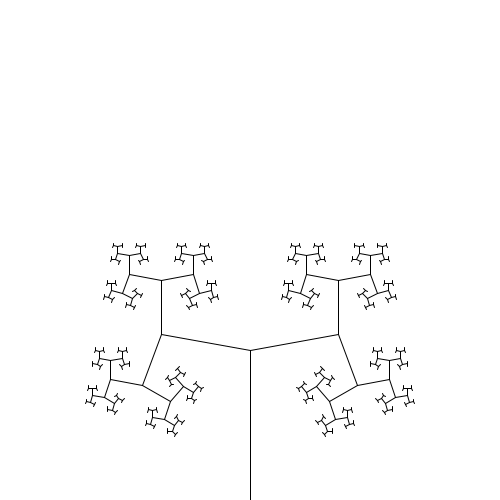
Frame 1 (no input)
Frame 60 (the mouse pressed at the canvas centre just before this capture): blank canvas, image omitted
Frame 120 (the mouse held since frame 60 and released just before this capture): blank canvas, image omitted

The Processing sketch that drew this single still picture (run headless with seeded random() and noise(); from frame 60 on, the mouse is pressed at the canvas centre):

// Processing sketch: Branching
// ── Branching.pde

float angle = 80;

void setup() {
  size(500, 500);
}

void draw() {
  background(255);

  translate(250, 500);
  branch(150);
  
  angle = map(mouseX, 0, width, -360, 360);
}

void branch(float len) {
  // Tronco
  line(0, 0, 0, -len);

  translate(0, -len);

  // Nueva longitud
  float newLen = len * 0.6;
  if (newLen < 2) {
    return;
  } 
  else {
    // Rama izquierda
    pushMatrix();
    rotate(radians(angle));
    branch(newLen);
    popMatrix();

    // Rama derecha
    pushMatrix();
    rotate(-radians(angle));
    branch(newLen);
    popMatrix();
  }
}
